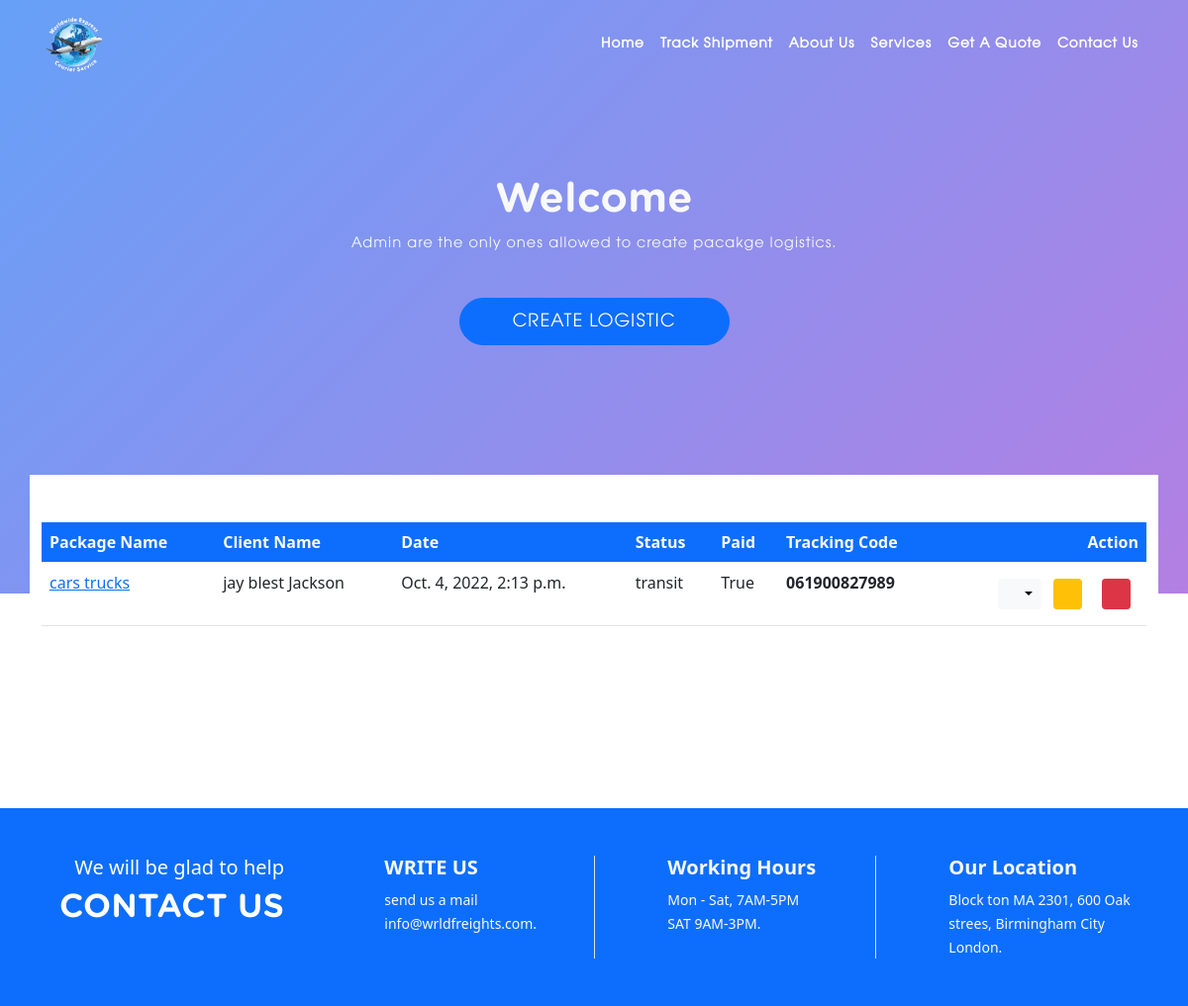
The page /dashboard/dalimike/ on the database its author committed.
### shipment/models.py (models this page shows, shortened)
class ItemDetail (models.Model):
    item_sender = models.ForeignKey(ItemSender, on_delete=models.CASCADE, related_name="item_sender")
    item_receiver = models.ForeignKey(ItemReciever, on_delete=models.CASCADE, related_name="item_receiver")
    item_name = models.CharField(max_length=150)
    slug = models.CharField(max_length=150)
    quantity = models.IntegerField()
    description = models.TextField(max_length= 400, null=True, blank=True)
    weight = models.CharField(max_length=100)
    image = models.ImageField(upload_to='package_photos', default='avatar.png')
    paid = models.BooleanField(default=False)
    shipped = models.BooleanField(default=False)
    item_code = models.CharField(max_length=100)
    date_sent = models.DateTimeField(default=timezone.now)
    date_recieved = models.DateTimeField(default=timezone.now)
    date_shipped = models.DateTimeField(default=timezone.now() + timedelta(1))
    delivery_frame = models.DateTimeField(default=timezone.now() + timedelta(7))
    class Meta:
        ordering = ('-date_sent', '-date_recieved')

class ItemReciever(models.Model):
    sender = models.ForeignKey(ItemSender, on_delete=models.CASCADE, related_name="sender_to_receiver")
    fullname = models.CharField(max_length=250, blank=False, null=False)
    email = models.EmailField(max_length=200, blank=False, null=False)
    address =  models.CharField(max_length=300, blank=True, null=True)
    postal_code = models.CharField(max_length=150, blank=False, null=False)
    city = models.CharField(max_length=100, blank=False, null=False)
    country = CountryField(
        blank_label="(select a country)",
    )
    date_created = models.DateTimeField(default=timezone.now)
    class Meta:
        ordering = ('-date_created',)

class Status(models.Model):
    STATUS= (
        ('en route', 'EN ROUTE'),
        ('in transit', 'IN TRANSIT'),
        ('withheld', 'WITHHELD'),
        ('sent', 'SENT'),
        ('delivered', 'DELIVERED'),
    )
    PROBLEM = (
        ('none', 'No Problems'),
        ('paperwork', 'PAPERWORK_OVERLOAD'),
        ('custom clerance', 'CUSTOM CLEARANCE'),
        ('bad weather', 'BAD WEATHER'),
    )
    item = models.OneToOneField(ItemDetail, on_delete=models.CASCADE, related_name="item_status")
    status = models.CharField(choices=STATUS, default='transit', max_length=100)
    problem_type = models.CharField(choices=PROBLEM, default='no problem', max_length=100)
    country = CountryField(
        blank_label="(select a country)",
    )

### client/views.py (the view)
# urls.py: path('<str:username>/', dashboard, name="client-dashboard" ),
def dashboard(request, username):
    items = ItemDetail.objects.all()
    context = {
        "items": items,
        "title": "dashboard-worldwide"
    }
    return render(request, 'account/user/dashboard.html', context)

### client/templates/account/user/dashboard.html (shortened to what this page needs)
{% extends 'base.html' %} {% load static %} {% load crispy_forms_tags %} {% block content %}
<section class="navbackground">
    <div class="container">
        <section class="row">
            <div class="col-12 col-md-6 mx-auto text-center">
                <h1 class="text-light">Welcome
                </h1>
                <p class="text-light">
                    Admin are the only ones allowed to create pacakge logistics.
                </p>
                <p class="pt-4">
                    <a href="{% url 'create-shipment' %}" class=" btn btn-primary rounded-pill btn-lg col-6">
                        CREATE LOGISTIC</a>
                </p>
            </div>
        </section>
    </div>
</section>
<section id="dashboard" class="ad-upward">
    <div class="container py-5 bg-white">
        <div class="row ">
            <div class="col-12">
                <div class="table-responsive">
                    <table class="table">
                        <thead class="bg-primary text-light">
                            <th>Package Name</th>
                            <th>Client Name</th>
                            <th>Date</th>
                            <th>Status</th>
                            <th>Paid</th>
                            <th>Tracking Code</th>
                            <th class="text-end">Action</th>
                        </thead>
                        <tbody>
                            {% for item in items %}
                            <tr>
                                <td>
                                    <a href="{% url 'shipment-receipt' item.id %}">{{item.item_name}}</a>
                                </td>
                                <td>{{item.item_receiver.fullname}}</td>
                                <td>{{item.date_sent}}</td>
                                <td>{{item.item_status.status}}</td>
                                <td>{{item.paid}}</td>
                                <td><b>{{item.item_code}}</b></td>
                                <td class=" text-end">
                                    <div class="dropdown d-inline-block">
                                        <button class="btn btn-light btn-sm dropdown-toggle" type="button" id="dropdownMenuButton1" data-bs-toggle="dropdown" aria-expanded="false" data-bs-placement="top" title="Edit Logistics">
                                            <i
                                                class=" icofont icofont-options"></i>
                                        </button>
                                    </div>
                                    <div class="p-2 d-inline-block" data-bs-toggle="tooltip" aria-expanded="false" data-bs-placement="top" title="Logistics Issues">
                                        <a class="btn btn-warning btn-sm" href="{% url 'edit_status' item.id %}">
                                            <i class=" icofont icofont-settings"></i>
                                        </a>
                                    </div>
                                    <div class="p-2 d-inline-block" data-bs-toggle="tooltip" aria-expanded="false">
                                        <a class="btn btn-danger btn-sm" href="{% url 'package-delete' item.id %}">
                                            <i class=" icofont icofont-delete-alt"></i>
                                        </a>
                                    </div>
                                </td>
                            </tr>
                            {% endfor %}
                        </tbody>
                    </table>
                </div>
            </div>
        </div>
    </div>
</section>
{% endblock content %}

### shipment/static/shipment/css/main.css (style rules this page uses)
html, body { width: auto !important; }
h1, h2, h3, h4, h4, h6 { font-family: 'Gotham Rounded'; font-weight: 100; text-transform: capitalize; letter-spacing: 0 !important; }
p { font-family: 'Avalon'; letter-spacing: 1px; line-height: 1.8; }
.navbackground { padding-top: 22vh; min-height: 75vh; background: linear-gradient(135deg, rgba(0, 97, 242, .6) 0%, rgba(105, 0, 199, .5) 100%); }
.ad-upward { transform: translateY(-120px); z-index: 10; }

### rows shown on the page
ItemDetail: item_name "cars trucks", item_receiver.fullname "jay blest Jackson", date_sent "Oct. 4, 2022, 2:13 p.m.", item_status.status "transit", paid "True", item_code "061900827989"
